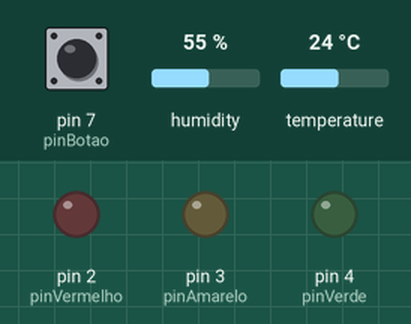
Recording of a sketch running on a simulated Arduino Uno, built with avr-gcc and run on an emulated ATmega328P. Parts: output pins drawn as LEDs (lit = HIGH). The inputs (shaded band) are chosen by the test bench; at power-on: pin 7 (pinBotao) HIGH, humidity 55 %, temperature 24 °C.

Above: at 1.2 s.
1.3 s: pin 7 (pinBotao) pulled LOW for 0.15 s
At 2.1 s:
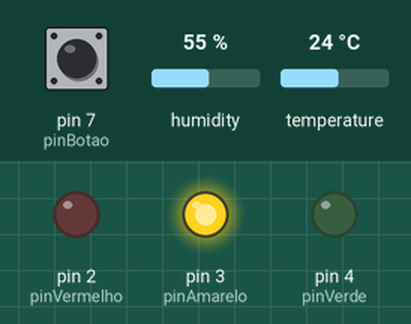
Timing chart, 0 to 4.3 s (numbered marks = the images above; inputs shaded):
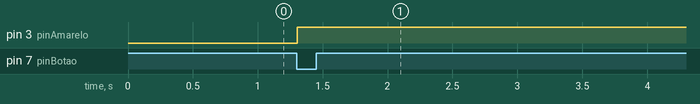

Measured:
- after the input at 1.3 s, pin 3 (pinAmarelo): LOW → HIGH at once

The sketch:

main.ino
```cpp
#include <DHT.h>

#define DHTPIN 6
#define DHTTYPE DHT22

const int pinVermelho = 2;
const int pinAmarelo = 3;
const int pinVerde = 4;

const int pinBotao = 7;

DHT dht(DHTPIN, DHTTYPE);

void setup() {

  pinMode(pinVermelho, OUTPUT);
  pinMode(pinAmarelo, OUTPUT);
  pinMode(pinVerde, OUTPUT);

  pinMode(pinBotao, INPUT_PULLUP);

  dht.begin();
}

void loop() {

    if (digitalRead(pinBotao) == LOW) {

        float temp = dht.readTemperature();

        if (temp >= 30) {
            digitalWrite(pinVermelho, HIGH);
            digitalWrite(pinAmarelo, LOW);
            digitalWrite(pinVerde, LOW);
        } else if (temp >= 20) {
            digitalWrite(pinVermelho, LOW);
            digitalWrite(pinAmarelo, HIGH);
            digitalWrite(pinVerde, LOW);
        } else {
            digitalWrite(pinVermelho, LOW);
            digitalWrite(pinAmarelo, LOW);
            digitalWrite(pinVerde, HIGH);
        }
    }
}
```
